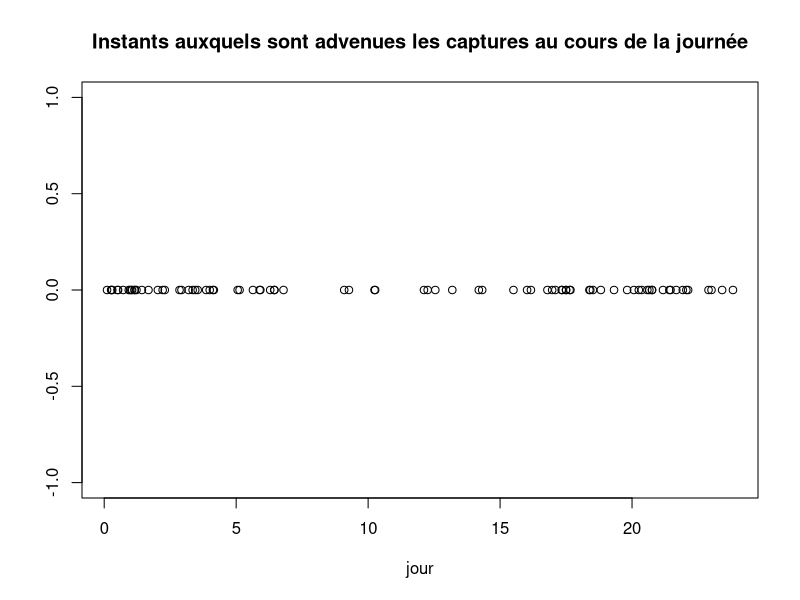

The R source for this figure:
## ---- chunk 1
## paramètres :
#durée de la nuit Tn et du jour Tj :
dn <- 18 #à quelle heure tombe la nuit ?
fn <- 8 #à quelle heure se lève le jour ?
Tn <- 24 - dn + fn
Tj <- 24 - Tn

d1 <- 0.5
d2 <- 1
muj <- 1
mun <- 3

attenuation <- function(d){ #fonction d'atténuation
  exp(-(d**2)/2)
}

## Modélisation :
#nombre de capture le jour
Nj1 <- c(rpois(1, muj*attenuation(d1)*Tj))
Nj2 <- c(rpois(1, muj*attenuation(d2)*Tj))
Nj <- Nj1 + Nj2
#temps auxquels adviennent ces captures
Tmpsj <- c(runif(Nj, 0, Tj))

#nombre de capture la nuit
Nn1 <- c(rpois(1, mun*attenuation(d1)*Tn))
Nn2 <- c(rpois(1, mun*attenuation(d2)*Tn))
Nn <- Nn1 + Nn2
#temps auxquels adviennent ces captures
Tmpsn <- c(runif(Nn, 0, Tn))

matin <- round(((fn)/Tn)*Nn) #proportion de la nuit qui appartient au matin

Tmpsj <- sort(Tmpsj)
Tmpsn <- sort(Tmpsn)

#décallage pour avoir la journée de 0h à 24h, en ayant séparé la nuit en 2.
Tmps <- c(Tmpsn[0:matin], Tmpsj + fn, Tmpsn[(matin+1):length(Tmpsn)] + (dn-fn))


plot(x = Tmps, y = rep(0,  length(Tmps)), xlab ="jour", ylab="", main="Instants auxquels sont advenues les captures au cours de la journée")
#mettre les légendes, les barres verticales pour le jour et la nuit ?
## ---- chunk 2
#paramètres :
#heure de la nuit et du jour :
dn <- 18
fn <- 8
Tn <- 24 - dn + fn
Tj <- 24 - Tn
rep <- 1000  #nombre de répétition pour le calcul de la moyenne

d1 <- 0.5
d2 <- 1
muj <- 1
mun <- 3

attenuation <- function(d){
  exp(-(d**2)/2)
}

#boucle de calcul de la moyenne :
S = c()
for (k in 1:rep){
  #nombre de capture le jour
  Nj1 <- c(rpois(1, muj*attenuation(d1)*Tj))
  Nj2 <- c(rpois(1, muj*attenuation(d2)*Tj))
  Nj <- Nj1 + Nj2

  #nombre de capture la nuit
  Nn1 <- c(rpois(1, mun*attenuation(d1)*Tn))
  Nn2 <- c(rpois(1, mun*attenuation(d2)*Tn))
  Nn <- Nn1 + Nn2

  #nombre total de captures
  N <- Nj + Nn
  S <- c(S, N)
}

paste("Le nombre de capture effectué par jour est :", round((sum(S)/length(S)), digits = 2))
## ---- chunk 3
paste("Le nombre moyen de capture effectuées par jour est :",round(muj*attenuation(d1)*Tj + muj*attenuation(d2)*Tj + mun*attenuation(d1)*Tn + mun*attenuation(d2)*Tn, digits=2))

paste("L'erreur commise par l'estimateur est de l'ordre de :", round(1/sqrt(rep), digits = 3))
